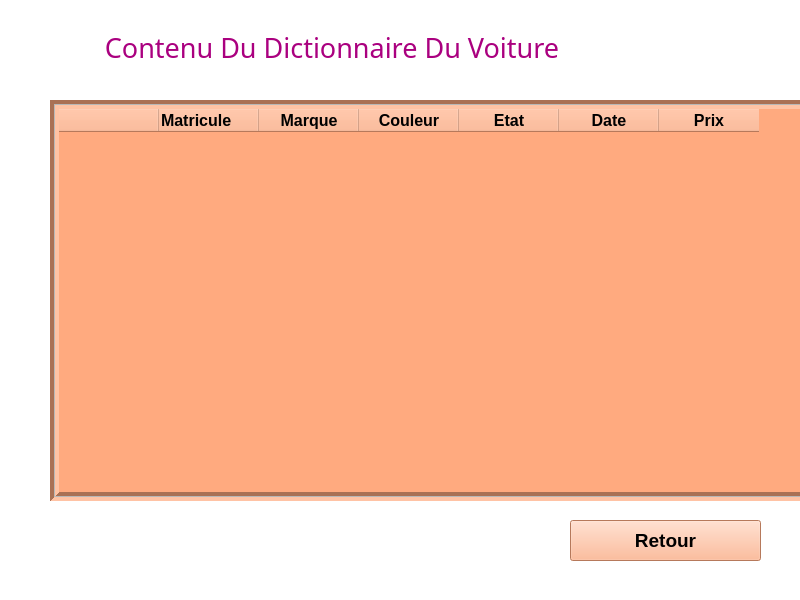
<?xml version="1.0" encoding="UTF-8"?>
<ui version="4.0">
 <class>Form</class>
 <widget class="QWidget" name="Form">
  <property name="geometry">
   <rect>
    <x>0</x>
    <y>0</y>
    <width>800</width>
    <height>600</height>
   </rect>
  </property>
  <property name="minimumSize">
   <size>
    <width>800</width>
    <height>600</height>
   </size>
  </property>
  <property name="windowTitle">
   <string>Form</string>
  </property>
  <property name="styleSheet">
   <string notr="true">background-color: rgb(85, 0, 0);
background-color: rgb(255, 255, 255);</string>
  </property>
  <widget class="QTableWidget" name="tableWidget">
   <property name="geometry">
    <rect>
     <x>50</x>
     <y>100</y>
     <width>781</width>
     <height>401</height>
    </rect>
   </property>
   <property name="font">
    <font>
     <pointsize>12</pointsize>
     <weight>75</weight>
     <bold>true</bold>
    </font>
   </property>
   <property name="styleSheet">
    <string notr="true">background-color: rgb(85, 0, 0);
background-color: rgb(255, 170, 127);</string>
   </property>
   <property name="frameShape">
    <enum>QFrame::Box</enum>
   </property>
   <property name="lineWidth">
    <number>4</number>
   </property>
   <property name="midLineWidth">
    <number>1</number>
   </property>
   <property name="iconSize">
    <size>
     <width>7</width>
     <height>5</height>
    </size>
   </property>
   <property name="gridStyle">
    <enum>Qt::CustomDashLine</enum>
   </property>
   <property name="sortingEnabled">
    <bool>false</bool>
   </property>
   <property name="rowCount">
    <number>0</number>
   </property>
   <property name="columnCount">
    <number>7</number>
   </property>
   <attribute name="horizontalHeaderCascadingSectionResizes">
    <bool>false</bool>
   </attribute>
   <attribute name="horizontalHeaderMinimumSectionSize">
    <number>100</number>
   </attribute>
   <attribute name="horizontalHeaderDefaultSectionSize">
    <number>100</number>
   </attribute>
   <attribute name="horizontalHeaderHighlightSections">
    <bool>false</bool>
   </attribute>
   <attribute name="horizontalHeaderShowSortIndicator" stdset="0">
    <bool>false</bool>
   </attribute>
   <attribute name="horizontalHeaderStretchLastSection">
    <bool>false</bool>
   </attribute>
   <attribute name="verticalHeaderVisible">
    <bool>false</bool>
   </attribute>
   <attribute name="verticalHeaderCascadingSectionResizes">
    <bool>false</bool>
   </attribute>
   <attribute name="verticalHeaderMinimumSectionSize">
    <number>29</number>
   </attribute>
   <attribute name="verticalHeaderDefaultSectionSize">
    <number>30</number>
   </attribute>
   <attribute name="verticalHeaderHighlightSections">
    <bool>false</bool>
   </attribute>
   <attribute name="verticalHeaderShowSortIndicator" stdset="0">
    <bool>false</bool>
   </attribute>
   <attribute name="verticalHeaderStretchLastSection">
    <bool>false</bool>
   </attribute>
   <column>
    <property name="text">
     <string/>
    </property>
    <property name="font">
     <font>
      <pointsize>12</pointsize>
      <weight>75</weight>
      <bold>true</bold>
     </font>
    </property>
    <property name="background">
     <color>
      <red>255</red>
      <green>255</green>
      <blue>127</blue>
     </color>
    </property>
   </column>
   <column>
    <property name="text">
     <string>Matricule</string>
    </property>
    <property name="font">
     <font>
      <pointsize>12</pointsize>
      <weight>75</weight>
      <bold>true</bold>
     </font>
    </property>
    <property name="textAlignment">
     <set>AlignLeading|AlignVCenter</set>
    </property>
    <property name="background">
     <color>
      <red>0</red>
      <green>0</green>
      <blue>0</blue>
     </color>
    </property>
   </column>
   <column>
    <property name="text">
     <string>Marque</string>
    </property>
    <property name="font">
     <font>
      <pointsize>12</pointsize>
      <weight>75</weight>
      <bold>true</bold>
     </font>
    </property>
    <property name="background">
     <color>
      <red>85</red>
      <green>255</green>
      <blue>0</blue>
     </color>
    </property>
   </column>
   <column>
    <property name="text">
     <string>Couleur</string>
    </property>
    <property name="font">
     <font>
      <pointsize>12</pointsize>
      <weight>75</weight>
      <bold>true</bold>
     </font>
    </property>
   </column>
   <column>
    <property name="text">
     <string>Etat</string>
    </property>
    <property name="font">
     <font>
      <pointsize>12</pointsize>
      <weight>75</weight>
      <bold>true</bold>
     </font>
    </property>
   </column>
   <column>
    <property name="text">
     <string>Date</string>
    </property>
    <property name="font">
     <font>
      <pointsize>12</pointsize>
      <weight>75</weight>
      <bold>true</bold>
     </font>
    </property>
   </column>
   <column>
    <property name="text">
     <string>Prix</string>
    </property>
    <property name="font">
     <font>
      <pointsize>12</pointsize>
      <weight>75</weight>
      <bold>true</bold>
     </font>
    </property>
   </column>
  </widget>
  <widget class="QPushButton" name="retour">
   <property name="geometry">
    <rect>
     <x>570</x>
     <y>520</y>
     <width>191</width>
     <height>41</height>
    </rect>
   </property>
   <property name="font">
    <font>
     <pointsize>14</pointsize>
     <weight>75</weight>
     <bold>true</bold>
    </font>
   </property>
   <property name="styleSheet">
    <string notr="true">background-color: rgb(255, 170, 127);</string>
   </property>
   <property name="text">
    <string>Retour</string>
   </property>
  </widget>
  <widget class="QLabel" name="label">
   <property name="geometry">
    <rect>
     <x>40</x>
     <y>22</y>
     <width>591</width>
     <height>51</height>
    </rect>
   </property>
   <property name="font">
    <font>
     <family>Algerian</family>
     <pointsize>20</pointsize>
     <weight>50</weight>
     <italic>false</italic>
     <bold>false</bold>
    </font>
   </property>
   <property name="styleSheet">
    <string notr="true">color: rgb(255, 255, 255);
color: rgb(170, 0, 127);</string>
   </property>
   <property name="text">
    <string>Contenu Du Dictionnaire Du Voiture </string>
   </property>
   <property name="alignment">
    <set>Qt::AlignCenter</set>
   </property>
  </widget>
 </widget>
 <resources/>
 <connections/>
</ui>
